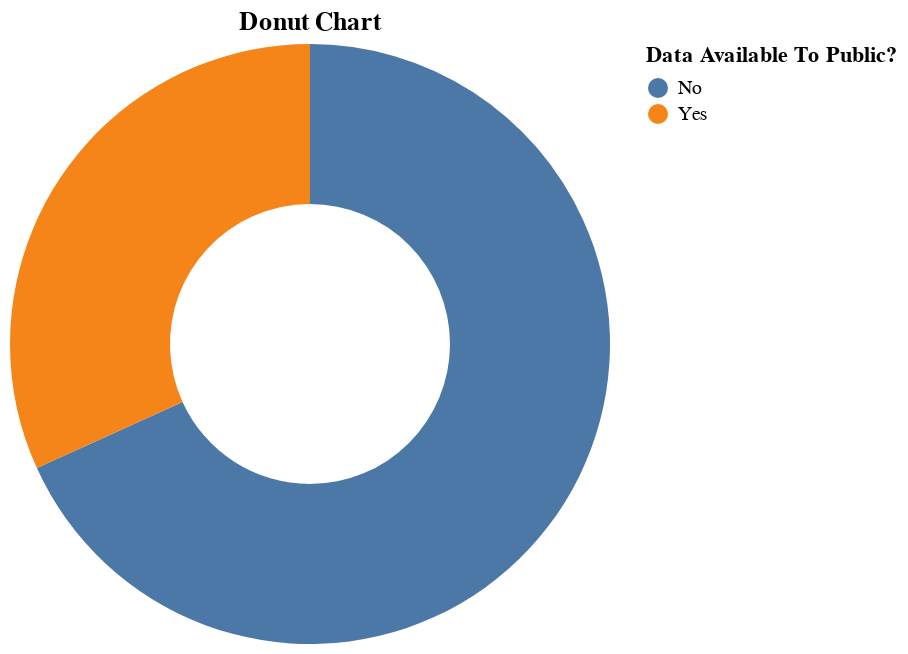

Write notebook code for a chart like this one.
### Code cell
# Aggregate data
analyze_df2 = world_df.groupby("other_information_summary_of_key_solid_waste_information_made_available_to_the_public")["country_name"].count().reset_index()
analyze_df2.rename(columns={"country_name": "count"}, inplace=True)

# Calculate total count
total_count = analyze_df2["count"].sum()

# Calculate percentage share
analyze_df2["share"] = analyze_df2["count"]/total_count * 100

# Create donut chart with legend
donut_chart = alt.Chart(analyze_df2, title='Donut Chart').mark_arc().encode(
    theta='count',
    color=alt.Color('other_information_summary_of_key_solid_waste_information_made_available_to_the_public', legend=alt.Legend(title='Data Available To Public?', orient='right')),
    tooltip=['other_information_summary_of_key_solid_waste_information_made_available_to_the_public', 'count', 'share']
).transform_calculate(
    end_angle='2 * PI * datum.count / {}'.format(total_count)
).transform_calculate(
    start_angle='datum.end_angle - PI * datum.count / {}'.format(total_count)
).transform_filter(
    alt.datum.count > 0
).properties(
    width=300,
    height=300
).configure_arc(
    innerRadius=70,
    strokeWidth=2
)

donut_chart

### Figure 1 — Vega-Lite specification as saved in the notebook (floating-point values rounded to 4 significant figures)
{"$schema": "https://vega.github.io/schema/vega-lite/v4.17.0.json", "config": {"arc": {"innerRadius": 70, "strokeWidth": 2}, "view": {"continuousHeight": 300, "continuousWidth": 400}}, "data": {"name": "data-a19a968b41a98b275da3d36980bf03e0"}, "datasets": {"data-a19a968b41a98b275da3d36980bf03e0": [{"count": 103, "other_information_summary_of_key_solid_waste_information_made_available_to_the_public": "No", "share": 68.21}, {"count": 48, "other_information_summary_of_key_solid_waste_information_made_available_to_the_public": "Yes", "share": 31.79}]}, "encoding": {"color": {"field": "other_information_summary_of_key_solid_waste_information_made_available_to_the_public", "legend": {"orient": "right", "title": "Data Available To Public?"}, "type": "nominal"}, "theta": {"field": "count", "type": "quantitative"}, "tooltip": [{"field": "other_information_summary_of_key_solid_waste_information_made_available_to_the_public", "type": "nominal"}, {"field": "count", "type": "quantitative"}, {"field": "share", "type": "quantitative"}]}, "height": 300, "mark": "arc", "title": "Donut Chart", "transform": [{"as": "end_angle", "calculate": "2 * PI * datum.count / 151"}, {"as": "start_angle", "calculate": "datum.end_angle - PI * datum.count / 151"}, {"filter": "(datum.count > 0)"}], "width": 300}
